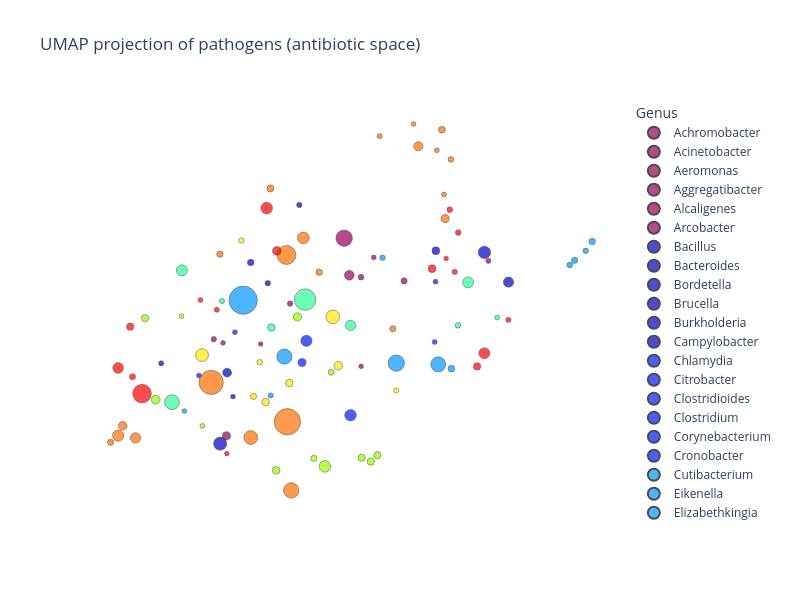

Notebook code for this chart:
### Markdown cell above
### UMAP scatter plots

Two-dimensional UMAP projections for antibiotic and class vectors, coloured by pathogen genus.

### Code cell
fig_ab = _umap_scatter(
    pathogen_names_ab,
    pathogen_log_sums_ab,
    pathogen_vectors_ab,
    title="UMAP projection of pathogens (antibiotic space)",
    marker_max_size=10,
    figure_size=(800, 600),
    color_map="Rainbow",
    min_size=50.0,
)
fig_ab

### Figure 1 — Plotly figure (JSON) as saved in the notebook; plotly's stock layout.template omitted (floating-point values rounded to 4 significant figures)
{"data": [{"hovertemplate": "<b>%{hovertext}</b><br><br>color=Achromobacter<br>x=%{x}<br>y=%{y}<br>size=%{marker.size}<extra></extra>", "hovertext": ["Achromobacter denitrificans", "Achromobacter xylosoxidans"], "legendgroup": "Achromobacter", "marker": {"color": "rgb(150,0,90)", "line": {"color": "black", "width": 0.5}, "size": [0.286, 0.3788], "sizemode": "area", "sizeref": 0.025, "symbol": "circle"}, "mode": "markers", "name": "Achromobacter", "orientation": "v", "showlegend": true, "type": "scatter", "x": [2.109, 2.862], "xaxis": "x", "y": [7.392, 7.845], "yaxis": "y"}, {"hovertemplate": "<b>%{hovertext}</b><br><br>color=Acinetobacter<br>x=%{x}<br>y=%{y}<br>size=%{marker.size}<extra></extra>", "hovertext": ["Acinetobacter baumannii", "Acinetobacter calcoaceticus"], "legendgroup": "Acinetobacter", "marker": {"color": "rgb(150,0,90)", "line": {"color": "black", "width": 0.5}, "size": [3.393, 0.8379], "sizemode": "area", "sizeref": 0.025, "symbol": "circle"}, "mode": "markers", "name": "Acinetobacter", "orientation": "v", "showlegend": true, "type": "scatter", "x": [3.469, 2.147], "xaxis": "x", "y": [8.6, 6.32], "yaxis": "y"}, {"hovertemplate": "<b>%{hovertext}</b><br><br>color=Aeromonas<br>x=%{x}<br>y=%{y}<br>size=%{marker.size}<extra></extra>", "hovertext": ["Aeromonas caviae", "Aeromonas hydrophila", "Aeromonas salmonicida", "Aeromonas sobria", "Aeromonas veronii"], "legendgroup": "Aeromonas", "marker": {"color": "rgb(150,0,90)", "line": {"color": "black", "width": 0.5}, "size": [0.4027, 1.186, 0.275, 0.2793, 0.4754], "sizemode": "area", "sizeref": 0.025, "symbol": "circle"}, "mode": "markers", "name": "Aeromonas", "orientation": "v", "showlegend": true, "type": "scatter", "x": [3.658, 3.527, 3.66, 3.801, 4.142], "xaxis": "x", "y": [8.15, 8.172, 7.122, 8.378, 8.107], "yaxis": "y"}, {"hovertemplate": "<b>%{hovertext}</b><br><br>color=Aggregatibacter<br>x=%{x}<br>y=%{y}<br>size=%{marker.size}<extra></extra>", "hovertext": ["Aggregatibacter actinomycetemcomitans"], "legendgroup": "Aggregatibacter", "marker": {"color": "rgb(150,0,90)", "line": {"color": "black", "width": 0.5}, "size": [0.3549], "sizemode": "area", "sizeref": 0.025, "symbol": "circle"}, "mode": "markers", "name": "Aggregatibacter", "orientation": "v", "showlegend": true, "type": "scatter", "x": [2.006], "xaxis": "x", "y": [7.435], "yaxis": "y"}, {"hovertemplate": "<b>%{hovertext}</b><br><br>color=Alcaligenes<br>x=%{x}<br>y=%{y}<br>size=%{marker.size}<extra></extra>", "hovertext": ["Alcaligenes faecalis"], "legendgroup": "Alcaligenes", "marker": {"color": "rgb(150,0,90)", "line": {"color": "black", "width": 0.5}, "size": [0.2719], "sizemode": "area", "sizeref": 0.025, "symbol": "circle"}, "mode": "markers", "name": "Alcaligenes", "orientation": "v", "showlegend": true, "type": "scatter", "x": [2.532], "xaxis": "x", "y": [7.379], "yaxis": "y"}, {"hovertemplate": "<b>%{hovertext}</b><br><br>color=Arcobacter<br>x=%{x}<br>y=%{y}<br>size=%{marker.size}<extra></extra>", "hovertext": ["Arcobacter butzleri"], "legendgroup": "Arcobacter", "marker": {"color": "rgb(150,0,90)", "line": {"color": "black", "width": 0.5}, "size": [0.3263], "sizemode": "area", "sizeref": 0.025, "symbol": "circle"}, "mode": "markers", "name": "Arcobacter", "orientation": "v", "showlegend": true, "type": "scatter", "x": [5.089], "xaxis": "x", "y": [8.339], "yaxis": "y"}, {"hovertemplate": "<b>%{hovertext}</b><br><br>color=Bacillus<br>x=%{x}<br>y=%{y}<br>size=%{marker.size}<extra></extra>", "hovertext": ["Bacillus anthracis", "Bacillus cereus"], "legendgroup": "Bacillus", "marker": {"color": "rgb(0,0,200)", "line": {"color": "black", "width": 0.5}, "size": [0.3262, 0.7753], "sizemode": "area", "sizeref": 0.025, "symbol": "circle"}, "mode": "markers", "name": "Bacillus", "orientation": "v", "showlegend": true, "type": "scatter", "x": [1.414, 4.499], "xaxis": "x", "y": [7.156, 8.455], "yaxis": "y"}, {"hovertemplate": "<b>%{hovertext}</b><br><br>color=Bacteroides<br>x=%{x}<br>y=%{y}<br>size=%{marker.size}<extra></extra>", "hovertext": ["Bacteroides fragilis"], "legendgroup": "Bacteroides", "marker": {"color": "rgb(0,0,200)", "line": {"color": "black", "width": 0.5}, "size": [2.164], "sizemode": "area", "sizeref": 0.025, "symbol": "circle"}, "mode": "markers", "name": "Bacteroides", "orientation": "v", "showlegend": true, "type": "scatter", "x": [2.076], "xaxis": "x", "y": [6.23], "yaxis": "y"}, {"hovertemplate": "<b>%{hovertext}</b><br><br>color=Bordetella<br>x=%{x}<br>y=%{y}<br>size=%{marker.size}<extra></extra>", "hovertext": ["Bordetella bronchiseptica"], "legendgroup": "Bordetella", "marker": {"color": "rgb(0,0,200)", "line": {"color": "black", "width": 0.5}, "size": [0.3807], "sizemode": "area", "sizeref": 0.025, "symbol": "circle"}, "mode": "markers", "name": "Bordetella", "orientation": "v", "showlegend": true, "type": "scatter", "x": [2.611], "xaxis": "x", "y": [8.081], "yaxis": "y"}, {"hovertemplate": "<b>%{hovertext}</b><br><br>color=Brucella<br>x=%{x}<br>y=%{y}<br>size=%{marker.size}<extra></extra>", "hovertext": ["Brucella melitensis"], "legendgroup": "Brucella", "marker": {"color": "rgb(0,0,200)", "line": {"color": "black", "width": 0.5}, "size": [0.359], "sizemode": "area", "sizeref": 0.025, "symbol": "circle"}, "mode": "markers", "name": "Brucella", "orientation": "v", "showlegend": true, "type": "scatter", "x": [2.965], "xaxis": "x", "y": [8.983], "yaxis": "y"}, {"hovertemplate": "<b>%{hovertext}</b><br><br>color=Burkholderia<br>x=%{x}<br>y=%{y}<br>size=%{marker.size}<extra></extra>", "hovertext": ["Burkholderia cepacia", "Burkholderia pseudomallei"], "legendgroup": "Burkholderia", "marker": {"color": "rgb(0,0,200)", "line": {"color": "black", "width": 0.5}, "size": [0.9938, 0.533], "sizemode": "area", "sizeref": 0.025, "symbol": "circle"}, "mode": "markers", "name": "Burkholderia", "orientation": "v", "showlegend": true, "type": "scatter", "x": [2.154, 2.419], "xaxis": "x", "y": [7.049, 8.32], "yaxis": "y"}, {"hovertemplate": "<b>%{hovertext}</b><br><br>color=Campylobacter<br>x=%{x}<br>y=%{y}<br>size=%{marker.size}<extra></extra>", "hovertext": ["Campylobacter coli", "Campylobacter fetus", "Campylobacter jejuni"], "legendgroup": "Campylobacter", "marker": {"color": "rgb(0,0,200)", "line": {"color": "black", "width": 0.5}, "size": [1.299, 0.2974, 1.944], "sizemode": "area", "sizeref": 0.025, "symbol": "circle"}, "mode": "markers", "name": "Campylobacter", "orientation": "v", "showlegend": true, "type": "scatter", "x": [5.315, 2.22, 5.044], "xaxis": "x", "y": [8.093, 6.772, 8.436], "yaxis": "y"}, {"hovertemplate": "<b>%{hovertext}</b><br><br>color=Chlamydia<br>x=%{x}<br>y=%{y}<br>size=%{marker.size}<extra></extra>", "hovertext": ["Chlamydia trachomatis"], "legendgroup": "Chlamydia", "marker": {"color": "rgb(0,25,255)", "line": {"color": "black", "width": 0.5}, "size": [0.2974], "sizemode": "area", "sizeref": 0.025, "symbol": "circle"}, "mode": "markers", "name": "Chlamydia", "orientation": "v", "showlegend": true, "type": "scatter", "x": [1.838], "xaxis": "x", "y": [7.015], "yaxis": "y"}, {"hovertemplate": "<b>%{hovertext}</b><br><br>color=Citrobacter<br>x=%{x}<br>y=%{y}<br>size=%{marker.size}<extra></extra>", "hovertext": ["Citrobacter freundii"], "legendgroup": "Citrobacter", "marker": {"color": "rgb(0,25,255)", "line": {"color": "black", "width": 0.5}, "size": [1.579], "sizemode": "area", "sizeref": 0.025, "symbol": "circle"}, "mode": "markers", "name": "Citrobacter", "orientation": "v", "showlegend": true, "type": "scatter", "x": [3.045], "xaxis": "x", "y": [7.416], "yaxis": "y"}, {"hovertemplate": "<b>%{hovertext}</b><br><br>color=Clostridioides<br>x=%{x}<br>y=%{y}<br>size=%{marker.size}<extra></extra>", "hovertext": ["Clostridioides difficile"], "legendgroup": "Clostridioides", "marker": {"color": "rgb(0,25,255)", "line": {"color": "black", "width": 0.5}, "size": [1.654], "sizemode": "area", "sizeref": 0.025, "symbol": "circle"}, "mode": "markers", "name": "Clostridioides", "orientation": "v", "showlegend": true, "type": "scatter", "x": [3.54], "xaxis": "x", "y": [6.558], "yaxis": "y"}, {"hovertemplate": "<b>%{hovertext}</b><br><br>color=Clostridium<br>x=%{x}<br>y=%{y}<br>size=%{marker.size}<extra></extra>", "hovertext": ["Clostridium perfringens"], "legendgroup": "Clostridium", "marker": {"color": "rgb(0,25,255)", "line": {"color": "black", "width": 0.5}, "size": [0.8212], "sizemode": "area", "sizeref": 0.025, "symbol": "circle"}, "mode": "markers", "name": "Clostridium", "orientation": "v", "showlegend": true, "type": "scatter", "x": [2.996], "xaxis": "x", "y": [7.165], "yaxis": "y"}, {"hovertemplate": "<b>%{hovertext}</b><br><br>color=Corynebacterium<br>x=%{x}<br>y=%{y}<br>size=%{marker.size}<extra></extra>", "hovertext": ["Corynebacterium diphtheriae", "Corynebacterium striatum"], "legendgroup": "Corynebacterium", "marker": {"color": "rgb(0,25,255)", "line": {"color": "black", "width": 0.5}, "size": [0.2967, 0.3039], "sizemode": "area", "sizeref": 0.025, "symbol": "circle"}, "mode": "markers", "name": "Corynebacterium", "orientation": "v", "showlegend": true, "type": "scatter", "x": [2.242, 4.485], "xaxis": "x", "y": [7.514, 7.402], "yaxis": "y"}, {"hovertemplate": "<b>%{hovertext}</b><br><br>color=Cronobacter<br>x=%{x}<br>y=%{y}<br>size=%{marker.size}<extra></extra>", "hovertext": ["Cronobacter sakazakii"], "legendgroup": "Cronobacter", "marker": {"color": "rgb(0,25,255)", "line": {"color": "black", "width": 0.5}, "size": [0.3043], "sizemode": "area", "sizeref": 0.025, "symbol": "circle"}, "mode": "markers", "name": "Cronobacter", "orientation": "v", "showlegend": true, "type": "scatter", "x": [4.495], "xaxis": "x", "y": [8.099], "yaxis": "y"}, {"hovertemplate": "<b>%{hovertext}</b><br><br>color=Cutibacterium<br>x=%{x}<br>y=%{y}<br>size=%{marker.size}<extra></extra>", "hovertext": ["Cutibacterium acnes"], "legendgroup": "Cutibacterium", "marker": {"color": "rgb(0,152,255)", "line": {"color": "black", "width": 0.5}, "size": [0.5575], "sizemode": "area", "sizeref": 0.025, "symbol": "circle"}, "mode": "markers", "name": "Cutibacterium", "orientation": "v", "showlegend": true, "type": "scatter", "x": [4.673], "xaxis": "x", "y": [7.095], "yaxis": "y"}, {"hovertemplate": "<b>%{hovertext}</b><br><br>color=Eikenella<br>x=%{x}<br>y=%{y}<br>size=%{marker.size}<extra></extra>", "hovertext": ["Eikenella corrodens"], "legendgroup": "Eikenella", "marker": {"color": "rgb(0,152,255)", "line": {"color": "black", "width": 0.5}, "size": [0.2758], "sizemode": "area", "sizeref": 0.025, "symbol": "circle"}, "mode": "markers", "name": "Eikenella", "orientation": "v", "showlegend": true, "type": "scatter", "x": [1.674], "xaxis": "x", "y": [6.605], "yaxis": "y"}, {"hovertemplate": "<b>%{hovertext}</b><br><br>color=Elizabethkingia<br>x=%{x}<br>y=%{y}<br>size=%{marker.size}<extra></extra>", "hovertext": ["Elizabethkingia meningoseptica"], "legendgroup": "Elizabethkingia", "marker": {"color": "rgb(0,152,255)", "line": {"color": "black", "width": 0.5}, "size": [0.3298], "sizemode": "area", "sizeref": 0.025, "symbol": "circle"}, "mode": "markers", "name": "Elizabethkingia", "orientation": "v", "showlegend": true, "type": "scatter", "x": [2.644], "xaxis": "x", "y": [6.785], "yaxis": "y"}, {"hovertemplate": "<b>%{hovertext}</b><br><br>color=Enterobacter<br>x=%{x}<br>y=%{y}<br>size=%{marker.size}<extra></extra>", "hovertext": ["Enterobacter cloacae", "Enterobacter hormaechei"], "legendgroup": "Enterobacter", "marker": {"color": "rgb(0,152,255)", "line": {"color": "black", "width": 0.5}, "size": [2.887, 0.3729], "sizemode": "area", "sizeref": 0.025, "symbol": "circle"}, "mode": "markers", "name": "Enterobacter", "orientation": "v", "showlegend": true, "type": "scatter", "x": [2.798, 3.9], "xaxis": "x", "y": [7.233, 8.374], "yaxis": "y"}, {"hovertemplate": "<b>%{hovertext}</b><br><br>color=Enterococcus<br>x=%{x}<br>y=%{y}<br>size=%{marker.size}<extra></extra>", "hovertext": ["Enterococcus casseliflavus", "Enterococcus durans", "Enterococcus faecalis", "Enterococcus faecium", "Enterococcus gallinarum", "Enterococcus hirae"], "legendgroup": "Enterococcus", "marker": {"color": "rgb(0,152,255)", "line": {"color": "black", "width": 0.5}, "size": [0.5339, 0.3981, 3.363, 2.802, 0.4902, 0.3695], "sizemode": "area", "sizeref": 0.025, "symbol": "circle"}, "mode": "markers", "name": "Enterococcus", "orientation": "v", "showlegend": true, "type": "scatter", "x": [6.254, 6.003, 4.054, 4.526, 6.058, 6.182], "xaxis": "x", "y": [8.561, 8.292, 7.158, 7.144, 8.345, 8.455], "yaxis": "y"}, {"hovertemplate": "<b>%{hovertext}</b><br><br>color=Escherichia<br>x=%{x}<br>y=%{y}<br>size=%{marker.size}<extra></extra>", "hovertext": ["Escherichia coli"], "legendgroup": "Escherichia", "marker": {"color": "rgb(0,152,255)", "line": {"color": "black", "width": 0.5}, "size": [10.0], "sizemode": "area", "sizeref": 0.025, "symbol": "circle"}, "mode": "markers", "name": "Escherichia", "orientation": "v", "showlegend": true, "type": "scatter", "x": [2.335], "xaxis": "x", "y": [7.885], "yaxis": "y"}, {"hovertemplate": "<b>%{hovertext}</b><br><br>color=Haemophilus<br>x=%{x}<br>y=%{y}<br>size=%{marker.size}<extra></extra>", "hovertext": ["Haemophilus influenzae", "Haemophilus parainfluenzae"], "legendgroup": "Haemophilus", "marker": {"color": "rgb(44,255,150)", "line": {"color": "black", "width": 0.5}, "size": [2.735, 0.3216], "sizemode": "area", "sizeref": 0.025, "symbol": "circle"}, "mode": "markers", "name": "Haemophilus", "orientation": "v", "showlegend": true, "type": "scatter", "x": [1.536, 2.098], "xaxis": "x", "y": [6.708, 7.875], "yaxis": "y"}, {"hovertemplate": "<b>%{hovertext}</b><br><br>color=Helicobacter<br>x=%{x}<br>y=%{y}<br>size=%{marker.size}<extra></extra>", "hovertext": ["Helicobacter pylori"], "legendgroup": "Helicobacter", "marker": {"color": "rgb(44,255,150)", "line": {"color": "black", "width": 0.5}, "size": [1.53], "sizemode": "area", "sizeref": 0.025, "symbol": "circle"}, "mode": "markers", "name": "Helicobacter", "orientation": "v", "showlegend": true, "type": "scatter", "x": [1.647], "xaxis": "x", "y": [8.229], "yaxis": "y"}, {"hovertemplate": "<b>%{hovertext}</b><br><br>color=Klebsiella<br>x=%{x}<br>y=%{y}<br>size=%{marker.size}<extra></extra>", "hovertext": ["Klebsiella aerogenes", "Klebsiella oxytoca", "Klebsiella pneumoniae"], "legendgroup": "Klebsiella", "marker": {"color": "rgb(44,255,150)", "line": {"color": "black", "width": 0.5}, "size": [0.6967, 1.294, 5.745], "sizemode": "area", "sizeref": 0.025, "symbol": "circle"}, "mode": "markers", "name": "Klebsiella", "orientation": "v", "showlegend": true, "type": "scatter", "x": [2.651, 3.541, 3.03], "xaxis": "x", "y": [7.569, 7.593, 7.892], "yaxis": "y"}, {"hovertemplate": "<b>%{hovertext}</b><br><br>color=Lacticaseibacillus<br>x=%{x}<br>y=%{y}<br>size=%{marker.size}<extra></extra>", "hovertext": ["Lacticaseibacillus rhamnosus"], "legendgroup": "Lacticaseibacillus", "marker": {"color": "rgb(44,255,150)", "line": {"color": "black", "width": 0.5}, "size": [0.2962], "sizemode": "area", "sizeref": 0.025, "symbol": "circle"}, "mode": "markers", "name": "Lacticaseibacillus", "orientation": "v", "showlegend": true, "type": "scatter", "x": [5.187], "xaxis": "x", "y": [7.685], "yaxis": "y"}, {"hovertemplate": "<b>%{hovertext}</b><br><br>color=Lactococcus<br>x=%{x}<br>y=%{y}<br>size=%{marker.size}<extra></extra>", "hovertext": ["Lactococcus lactis"], "legendgroup": "Lactococcus", "marker": {"color": "rgb(44,255,150)", "line": {"color": "black", "width": 0.5}, "size": [0.4035], "sizemode": "area", "sizeref": 0.025, "symbol": "circle"}, "mode": "markers", "name": "Lactococcus", "orientation": "v", "showlegend": true, "type": "scatter", "x": [4.747], "xaxis": "x", "y": [7.595], "yaxis": "y"}, {"hovertemplate": "<b>%{hovertext}</b><br><br>color=Listeria<br>x=%{x}<br>y=%{y}<br>size=%{marker.size}<extra></extra>", "hovertext": ["Listeria monocytogenes"], "legendgroup": "Listeria", "marker": {"color": "rgb(44,255,150)", "line": {"color": "black", "width": 0.5}, "size": [1.497], "sizemode": "area", "sizeref": 0.025, "symbol": "circle"}, "mode": "markers", "name": "Listeria", "orientation": "v", "showlegend": true, "type": "scatter", "x": [4.861], "xaxis": "x", "y": [8.091], "yaxis": "y"}, {"hovertemplate": "<b>%{hovertext}</b><br><br>color=Mannheimia<br>x=%{x}<br>y=%{y}<br>size=%{marker.size}<extra></extra>", "hovertext": ["Mannheimia haemolytica"], "legendgroup": "Mannheimia", "marker": {"color": "rgb(151,255,0)", "line": {"color": "black", "width": 0.5}, "size": [0.4293], "sizemode": "area", "sizeref": 0.025, "symbol": "circle"}, "mode": "markers", "name": "Mannheimia", "orientation": "v", "showlegend": true, "type": "scatter", "x": [3.323], "xaxis": "x", "y": [7.054], "yaxis": "y"}, {"hovertemplate": "<b>%{hovertext}</b><br><br>color=Metamycoplasma<br>x=%{x}<br>y=%{y}<br>size=%{marker.size}<extra></extra>", "hovertext": ["Metamycoplasma hominis"], "legendgroup": "Metamycoplasma", "marker": {"color": "rgb(151,255,0)", "line": {"color": "black", "width": 0.5}, "size": [0.6451], "sizemode": "area", "sizeref": 0.025, "symbol": "circle"}, "mode": "markers", "name": "Metamycoplasma", "orientation": "v", "showlegend": true, "type": "scatter", "x": [1.233], "xaxis": "x", "y": [7.677], "yaxis": "y"}, {"hovertemplate": "<b>%{hovertext}</b><br><br>color=Moraxella<br>x=%{x}<br>y=%{y}<br>size=%{marker.size}<extra></extra>", "hovertext": ["Moraxella catarrhalis"], "legendgroup": "Moraxella", "marker": {"color": "rgb(151,255,0)", "line": {"color": "black", "width": 0.5}, "size": [0.9668], "sizemode": "area", "sizeref": 0.025, "symbol": "circle"}, "mode": "markers", "name": "Moraxella", "orientation": "v", "showlegend": true, "type": "scatter", "x": [1.353], "xaxis": "x", "y": [6.738], "yaxis": "y"}, {"hovertemplate": "<b>%{hovertext}</b><br><br>color=Morganella<br>x=%{x}<br>y=%{y}<br>size=%{marker.size}<extra></extra>", "hovertext": ["Morganella morganii"], "legendgroup": "Morganella", "marker": {"color": "rgb(151,255,0)", "line": {"color": "black", "width": 0.5}, "size": [0.862], "sizemode": "area", "sizeref": 0.025, "symbol": "circle"}, "mode": "markers", "name": "Morganella", "orientation": "v", "showlegend": true, "type": "scatter", "x": [2.944], "xaxis": "x", "y": [7.691], "yaxis": "y"}, {"hovertemplate": "<b>%{hovertext}</b><br><br>color=Mycobacterium<br>x=%{x}<br>y=%{y}<br>size=%{marker.size}<extra></extra>", "hovertext": ["Mycobacterium abscessus", "Mycobacterium avium", "Mycobacterium flavescens", "Mycobacterium fortuitum", "Mycobacterium obuense", "Mycobacterium smegmatis", "Mycobacterium tuberculosis"], "legendgroup": "Mycobacterium", "marker": {"color": "rgb(151,255,0)", "line": {"color": "black", "width": 0.5}, "size": [0.6695, 0.7212, 0.6352, 0.2884, 0.6265, 0.4766, 1.687], "sizemode": "area", "sizeref": 0.025, "symbol": "circle"}, "mode": "markers", "name": "Mycobacterium", "orientation": "v", "showlegend": true, "type": "scatter", "x": [3.768, 2.706, 3.665, 1.876, 3.842, 3.129, 3.253], "xaxis": "x", "y": [6.022, 5.921, 6.066, 6.433, 6.096, 6.06, 5.967], "yaxis": "y"}, {"hovertemplate": "<b>%{hovertext}</b><br><br>color=Mycoplasmoides<br>x=%{x}<br>y=%{y}<br>size=%{marker.size}<extra></extra>", "hovertext": ["Mycoplasmoides pneumoniae"], "legendgroup": "Mycoplasmoides", "marker": {"color": "rgb(151,255,0)", "line": {"color": "black", "width": 0.5}, "size": [0.2799], "sizemode": "area", "sizeref": 0.025, "symbol": "circle"}, "mode": "markers", "name": "Mycoplasmoides", "orientation": "v", "showlegend": true, "type": "scatter", "x": [1.643], "xaxis": "x", "y": [7.699], "yaxis": "y"}, {"hovertemplate": "<b>%{hovertext}</b><br><br>color=Neisseria<br>x=%{x}<br>y=%{y}<br>size=%{marker.size}<extra></extra>", "hovertext": ["Neisseria gonorrhoeae", "Neisseria meningitidis"], "legendgroup": "Neisseria", "marker": {"color": "rgb(255,234,0)", "line": {"color": "black", "width": 0.5}, "size": [2.062, 0.7187], "sizemode": "area", "sizeref": 0.025, "symbol": "circle"}, "mode": "markers", "name": "Neisseria", "orientation": "v", "showlegend": true, "type": "scatter", "x": [1.873, 2.587], "xaxis": "x", "y": [7.251, 6.708], "yaxis": "y"}, {"hovertemplate": "<b>%{hovertext}</b><br><br>color=Nocardia<br>x=%{x}<br>y=%{y}<br>size=%{marker.size}<extra></extra>", "hovertext": ["Nocardia farcinica"], "legendgroup": "Nocardia", "marker": {"color": "rgb(255,234,0)", "line": {"color": "black", "width": 0.5}, "size": [0.363], "sizemode": "area", "sizeref": 0.025, "symbol": "circle"}, "mode": "markers", "name": "Nocardia", "orientation": "v", "showlegend": true, "type": "scatter", "x": [2.314], "xaxis": "x", "y": [8.573], "yaxis": "y"}, {"hovertemplate": "<b>%{hovertext}</b><br><br>color=Pasteurella<br>x=%{x}<br>y=%{y}<br>size=%{marker.size}<extra></extra>", "hovertext": ["Pasteurella multocida"], "legendgroup": "Pasteurella", "marker": {"color": "rgb(255,234,0)", "line": {"color": "black", "width": 0.5}, "size": [0.9048], "sizemode": "area", "sizeref": 0.025, "symbol": "circle"}, "mode": "markers", "name": "Pasteurella", "orientation": "v", "showlegend": true, "type": "scatter", "x": [3.403], "xaxis": "x", "y": [7.128], "yaxis": "y"}, {"hovertemplate": "<b>%{hovertext}</b><br><br>color=Plesiomonas<br>x=%{x}<br>y=%{y}<br>size=%{marker.size}<extra></extra>", "hovertext": ["Plesiomonas shigelloides"], "legendgroup": "Plesiomonas", "marker": {"color": "rgb(255,234,0)", "line": {"color": "black", "width": 0.5}, "size": [0.3167], "sizemode": "area", "sizeref": 0.025, "symbol": "circle"}, "mode": "markers", "name": "Plesiomonas", "orientation": "v", "showlegend": true, "type": "scatter", "x": [4.054], "xaxis": "x", "y": [6.843], "yaxis": "y"}, {"hovertemplate": "<b>%{hovertext}</b><br><br>color=Proteus<br>x=%{x}<br>y=%{y}<br>size=%{marker.size}<extra></extra>", "hovertext": ["Proteus mirabilis", "Proteus vulgaris"], "legendgroup": "Proteus", "marker": {"color": "rgb(255,234,0)", "line": {"color": "black", "width": 0.5}, "size": [2.36, 0.6971], "sizemode": "area", "sizeref": 0.025, "symbol": "circle"}, "mode": "markers", "name": "Proteus", "orientation": "v", "showlegend": true, "type": "scatter", "x": [3.342, 2.853], "xaxis": "x", "y": [7.692, 6.929], "yaxis": "y"}, {"hovertemplate": "<b>%{hovertext}</b><br><br>color=Providencia<br>x=%{x}<br>y=%{y}<br>size=%{marker.size}<extra></extra>", "hovertext": ["Providencia rettgeri", "Providencia stuartii"], "legendgroup": "Providencia", "marker": {"color": "rgb(255,234,0)", "line": {"color": "black", "width": 0.5}, "size": [0.3924, 0.4742], "sizemode": "area", "sizeref": 0.025, "symbol": "circle"}, "mode": "markers", "name": "Providencia", "orientation": "v", "showlegend": true, "type": "scatter", "x": [2.52, 2.452], "xaxis": "x", "y": [7.169, 6.775], "yaxis": "y"}, {"hovertemplate": "<b>%{hovertext}</b><br><br>color=Pseudomonas<br>x=%{x}<br>y=%{y}<br>size=%{marker.size}<extra></extra>", "hovertext": ["Pseudomonas aeruginosa", "Pseudomonas fluorescens", "Pseudomonas putida"], "legendgroup": "Pseudomonas", "marker": {"color": "rgb(255,111,0)", "line": {"color": "black", "width": 0.5}, "size": [7.342, 0.4553, 0.5218], "sizemode": "area", "sizeref": 0.025, "symbol": "circle"}, "mode": "markers", "name": "Pseudomonas", "orientation": "v", "showlegend": true, "type": "scatter", "x": [1.975, 4.016, 3.189], "xaxis": "x", "y": [6.936, 7.556, 8.207], "yaxis": "y"}, {"hovertemplate": "<b>%{hovertext}</b><br><br>color=Salmonella<br>x=%{x}<br>y=%{y}<br>size=%{marker.size}<extra></extra>", "hovertext": ["Salmonella enterica"], "legendgroup": "Salmonella", "marker": {"color": "rgb(255,111,0)", "line": {"color": "black", "width": 0.5}, "size": [4.486], "sizemode": "area", "sizeref": 0.025, "symbol": "circle"}, "mode": "markers", "name": "Salmonella", "orientation": "v", "showlegend": true, "type": "scatter", "x": [2.822], "xaxis": "x", "y": [8.407], "yaxis": "y"}, {"hovertemplate": "<b>%{hovertext}</b><br><br>color=Serratia<br>x=%{x}<br>y=%{y}<br>size=%{marker.size}<extra></extra>", "hovertext": ["Serratia marcescens"], "legendgroup": "Serratia", "marker": {"color": "rgb(255,111,0)", "line": {"color": "black", "width": 0.5}, "size": [2.4], "sizemode": "area", "sizeref": 0.025, "symbol": "circle"}, "mode": "markers", "name": "Serratia", "orientation": "v", "showlegend": true, "type": "scatter", "x": [2.42], "xaxis": "x", "y": [6.3], "yaxis": "y"}, {"hovertemplate": "<b>%{hovertext}</b><br><br>color=Shigella<br>x=%{x}<br>y=%{y}<br>size=%{marker.size}<extra></extra>", "hovertext": ["Shigella boydii", "Shigella dysenteriae", "Shigella flexneri", "Shigella sonnei"], "legendgroup": "Shigella", "marker": {"color": "rgb(255,111,0)", "line": {"color": "black", "width": 0.5}, "size": [0.473, 0.9107, 1.579, 1.324], "sizemode": "area", "sizeref": 0.025, "symbol": "circle"}, "mode": "markers", "name": "Shigella", "orientation": "v", "showlegend": true, "type": "scatter", "x": [0.846, 0.9823, 0.9312, 1.126], "xaxis": "x", "y": [6.244, 6.435, 6.322, 6.296], "yaxis": "y"}, {"hovertemplate": "<b>%{hovertext}</b><br><br>color=Staphylococcus<br>x=%{x}<br>y=%{y}<br>size=%{marker.size}<extra></extra>", "hovertext": ["Staphylococcus aureus", "Staphylococcus capitis", "Staphylococcus cohnii", "Staphylococcus epidermidis", "Staphylococcus haemolyticus", "Staphylococcus hominis", "Staphylococcus intermedius", "Staphylococcus lugdunensis", "Staphylococcus pseudintermedius", "Staphylococcus saprophyticus", "Staphylococcus warneri", "Staphylococcus xylosus"], "legendgroup": "Staphylococcus", "marker": {"color": "rgb(255,111,0)", "line": {"color": "black", "width": 0.5}, "size": [8.692, 0.395, 0.2875, 2.975, 1.064, 0.5668, 0.4867, 0.3031, 0.8114, 0.6138, 0.2763, 0.3194], "sizemode": "area", "sizeref": 0.025, "symbol": "circle"}, "mode": "markers", "name": "Staphylococcus", "orientation": "v", "showlegend": true, "type": "scatter", "x": [2.831, 4.667, 4.51, 2.875, 4.302, 4.567, 2.073, 4.591, 4.603, 2.641, 4.248, 3.868], "xaxis": "x", "y": [6.482, 9.509, 9.615, 5.69, 9.661, 9.852, 8.416, 9.104, 8.826, 9.175, 9.918, 9.777], "yaxis": "y"}, {"hovertemplate": "<b>%{hovertext}</b><br><br>color=Stenotrophomonas<br>x=%{x}<br>y=%{y}<br>size=%{marker.size}<extra></extra>", "hovertext": ["Stenotrophomonas maltophilia"], "legendgroup": "Stenotrophomonas", "marker": {"color": "rgb(255,111,0)", "line": {"color": "black", "width": 0.5}, "size": [1.717], "sizemode": "area", "sizeref": 0.025, "symbol": "circle"}, "mode": "markers", "name": "Stenotrophomonas", "orientation": "v", "showlegend": true, "type": "scatter", "x": [3.011], "xaxis": "x", "y": [8.603], "yaxis": "y"}, {"hovertemplate": "<b>%{hovertext}</b><br><br>color=Streptococcus<br>x=%{x}<br>y=%{y}<br>size=%{marker.size}<extra></extra>", "hovertext": ["Streptococcus agalactiae", "Streptococcus dysgalactiae", "Streptococcus mitis", "Streptococcus mutans", "Streptococcus pneumoniae", "Streptococcus pyogenes", "Streptococcus sanguinis", "Streptococcus suis"], "legendgroup": "Streptococcus", "marker": {"color": "rgb(255,0,0)", "line": {"color": "black", "width": 0.5}, "size": [1.509, 0.3247, 0.4613, 0.3187, 4.353, 1.414, 0.2775, 0.6581], "sizemode": "area", "sizeref": 0.025, "symbol": "circle"}, "mode": "markers", "name": "Streptococcus", "orientation": "v", "showlegend": true, "type": "scatter", "x": [5.044, 5.313, 1.092, 2.039, 1.199, 0.9307, 2.152, 4.962], "xaxis": "x", "y": [7.273, 7.658, 7.002, 7.773, 6.807, 7.103, 6.114, 7.12], "yaxis": "y"}, {"hovertemplate": "<b>%{hovertext}</b><br><br>color=Trueperella<br>x=%{x}<br>y=%{y}<br>size=%{marker.size}<extra></extra>", "hovertext": ["Trueperella pyogenes"], "legendgroup": "Trueperella", "marker": {"color": "rgb(255,0,0)", "line": {"color": "black", "width": 0.5}, "size": [0.3965], "sizemode": "area", "sizeref": 0.025, "symbol": "circle"}, "mode": "markers", "name": "Trueperella", "orientation": "v", "showlegend": true, "type": "scatter", "x": [4.655], "xaxis": "x", "y": [8.93], "yaxis": "y"}, {"hovertemplate": "<b>%{hovertext}</b><br><br>color=Ureaplasma<br>x=%{x}<br>y=%{y}<br>size=%{marker.size}<extra></extra>", "hovertext": ["Ureaplasma urealyticum"], "legendgroup": "Ureaplasma", "marker": {"color": "rgb(255,0,0)", "line": {"color": "black", "width": 0.5}, "size": [0.6509], "sizemode": "area", "sizeref": 0.025, "symbol": "circle"}, "mode": "markers", "name": "Ureaplasma", "orientation": "v", "showlegend": true, "type": "scatter", "x": [1.066], "xaxis": "x", "y": [7.579], "yaxis": "y"}, {"hovertemplate": "<b>%{hovertext}</b><br><br>color=Vibrio<br>x=%{x}<br>y=%{y}<br>size=%{marker.size}<extra></extra>", "hovertext": ["Vibrio alginolyticus", "Vibrio cholerae", "Vibrio harveyi", "Vibrio parahaemolyticus", "Vibrio vulnificus"], "legendgroup": "Vibrio", "marker": {"color": "rgb(255,0,0)", "line": {"color": "black", "width": 0.5}, "size": [0.3495, 1.7, 0.2703, 0.7481, 0.3957], "sizemode": "area", "sizeref": 0.025, "symbol": "circle"}, "mode": "markers", "name": "Vibrio", "orientation": "v", "showlegend": true, "type": "scatter", "x": [4.711, 2.599, 4.614, 4.456, 4.75], "xaxis": "x", "y": [8.212, 8.948, 8.365, 8.249, 8.665], "yaxis": "y"}, {"hovertemplate": "<b>%{hovertext}</b><br><br>color=Yersinia<br>x=%{x}<br>y=%{y}<br>size=%{marker.size}<extra></extra>", "hovertext": ["Yersinia enterocolitica", "Yersinia pestis"], "legendgroup": "Yersinia", "marker": {"color": "rgb(255,0,0)", "line": {"color": "black", "width": 0.5}, "size": [0.9251, 0.29], "sizemode": "area", "sizeref": 0.025, "symbol": "circle"}, "mode": "markers", "name": "Yersinia", "orientation": "v", "showlegend": true, "type": "scatter", "x": [2.713, 1.856], "xaxis": "x", "y": [8.454, 7.887], "yaxis": "y"}], "layout": {"height": 600, "legend": {"itemsizing": "constant", "title": {"text": "Genus"}, "tracegroupgap": 0}, "paper_bgcolor": "white", "plot_bgcolor": "white", "title": {"text": "UMAP projection of pathogens (antibiotic space)"}, "width": 800, "xaxis": {"anchor": "y", "domain": [0, 1], "showgrid": false, "title": {"text": "x"}, "visible": false, "zeroline": false}, "yaxis": {"anchor": "x", "domain": [0, 1], "showgrid": false, "title": {"text": "y"}, "visible": false, "zeroline": false}}}
